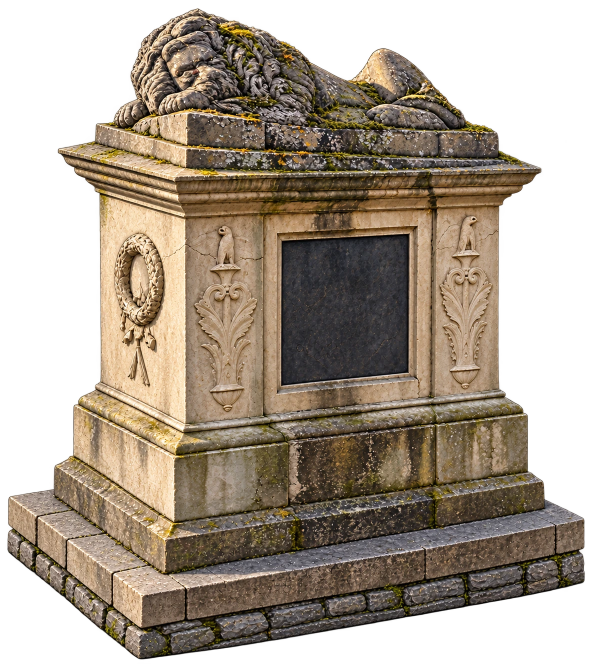
#> input picture assets/lion-ende-alpha8.webp, 1184 x 1328 px (shown at 1/2 size)
$ python prepare-flight-sprites.py ../assets/lion-ende-alpha8.webp ../assets/scenery-alpha8.webp ../assets/scenery-alpha8.webp
#> lines starting #> are read from the running program, lines starting #| are printed output that depends on the picture
"""Normalize approved flight cutouts into padded square runtime textures."""
import sys, json, hashlib
from pathlib import Path
from PIL import Image
root=Path(__file__).resolve().parents[1]
types=['shadowwing','gargoyle','stormwing']
if len(sys.argv)!=4: raise SystemExit('Usage: prepare-flight-sprites.py shadowwing.png gargoyle.png stormwing.png')
records={}
for kind,source in zip(types,sys.argv[1:]):
    source=Path(source); im=Image.open(source).convert('RGBA')
#> further down, im is the input picture: PIL image 1184x1328 RGBA; mean R, G, B, A 105.5, 90.4, 71.6, 163
    alpha=im.getchannel('A'); box=alpha.point(lambda p:255 if p>=16 else 0).getbbox()
#> after `alpha = im.getchannel('A')`:
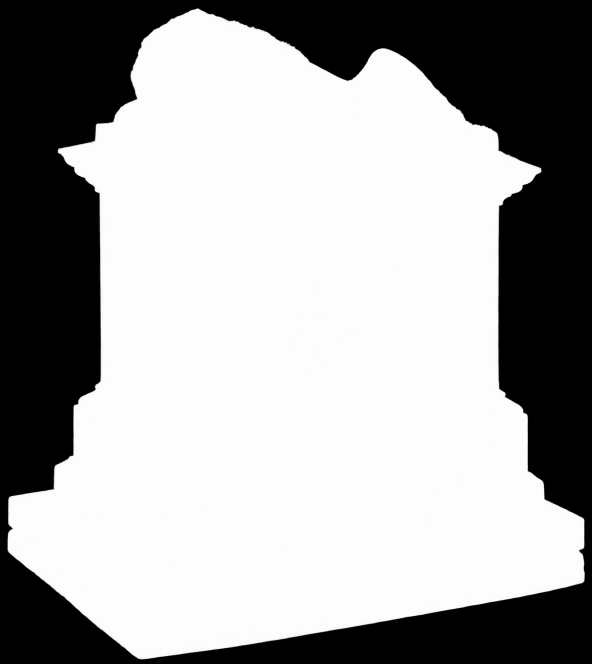
#> alpha: PIL image 1184x1328 L (shown at 1/2 size); min 0, max 254, mean 163
#> after `box = alpha.point(lambda p: 255 if p >= 16 else 0).getbbox()`: box = (14, 16, 1170, 1319)
    if not box: raise ValueError('Empty cutout: '+kind)
    im=im.crop(box); im.thumbnail((480,480),Image.Resampling.LANCZOS)
#> after `im = im.crop(box)`:
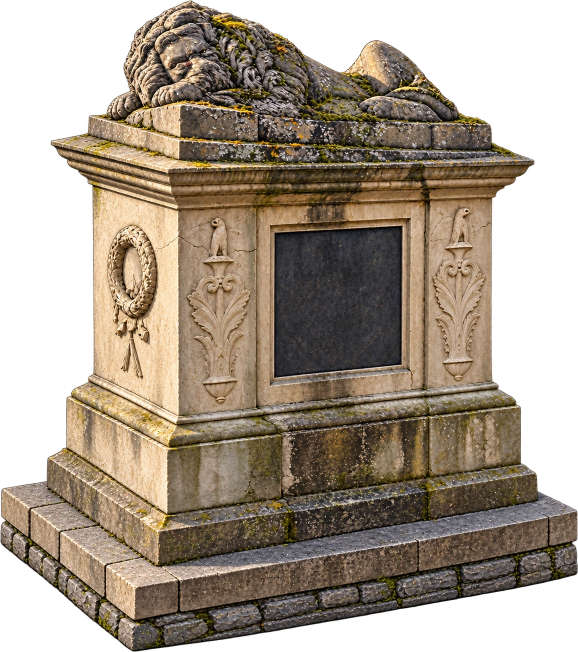
#> im: PIL image 1156x1303 RGBA (shown at 1/2 size); mean R, G, B, A 107.6, 92.2, 73.1, 170.1; transparent parts drawn white
#> after `im.thumbnail((480, 480), Image.Resampling.LANCZOS)`:
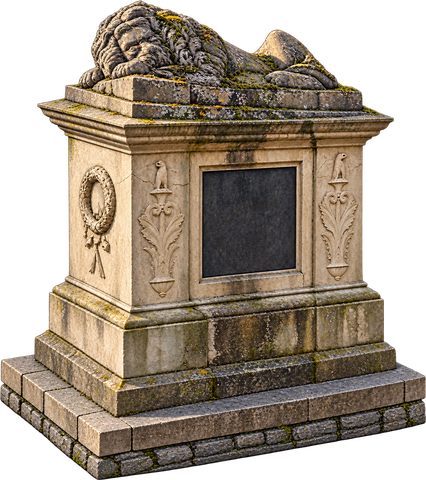
#> im: PIL image 426x480 RGBA; mean R, G, B, A 86.6, 74.2, 59.4, 170.2; transparent parts drawn white
    out=Image.new('RGBA',(512,512));out.alpha_composite(im,((512-im.width)//2,(512-im.height)//2))
#> after `out = Image.new('RGBA', (512, 512))`: out: PIL image 512x512 RGBA; every value is 0
#> after `out.alpha_composite(im, ((512 - im.width) // 2, (512 - im.height) // 2`:
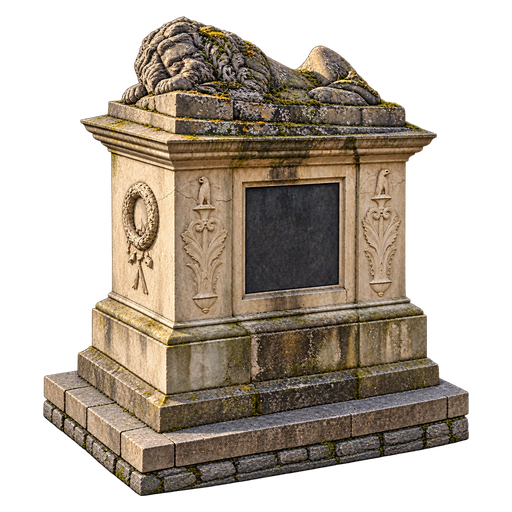
#> out: PIL image 512x512 RGBA; mean R, G, B, A 67.5, 57.8, 46.3, 132.7; transparent parts drawn white
    dest=root/'dist/assets/elemental'/f'{kind}-v1.webp';out.save(dest,'WEBP',quality=88,method=6)
    records[kind]={'source_sha256':hashlib.sha256(source.read_bytes()).hexdigest(),'crop':box,'size':[512,512],'asset':dest.name}
#> pass 2 of the loop `for kind,source in zip(types,sys.argv[1:]):`:
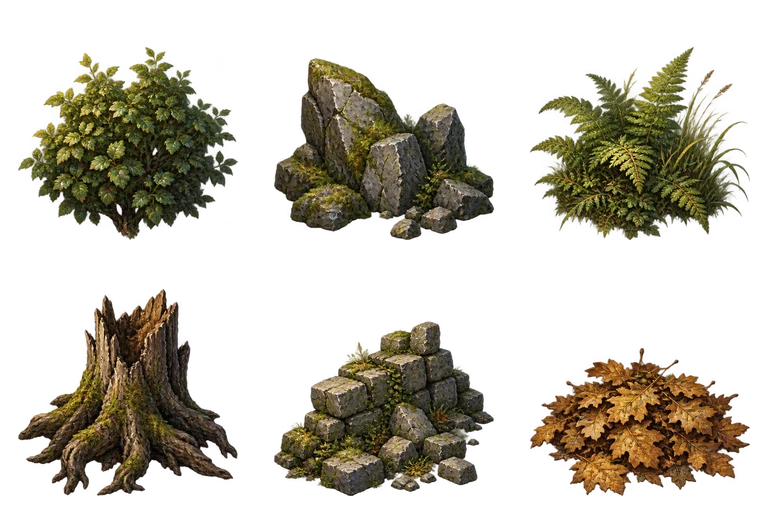
#> input picture assets/scenery-alpha8.webp, 768 x 512 px
#> im is the input picture: PIL image 768x512 RGBA; mean R, G, B, A 34.4, 29.6, 15.9, 85.9
#> `alpha = im.getchannel('A')`:
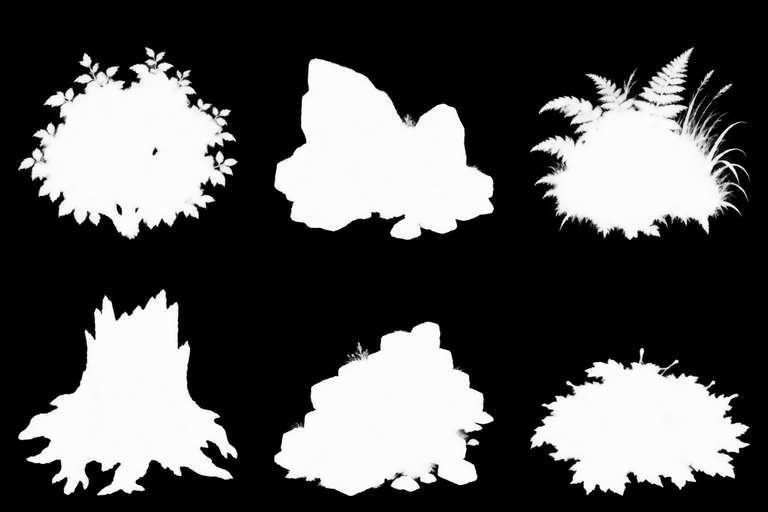
#> alpha: PIL image 768x512 L; min 0, max 255, mean 85.9
#> box = (18, 47, 750, 496)
#> im: PIL image 732x449 RGBA
#> im: PIL image 480x294 RGBA
#> `out.alpha_composite(im, ((512 - im.width) // 2, (512 - im.height) // 2`:
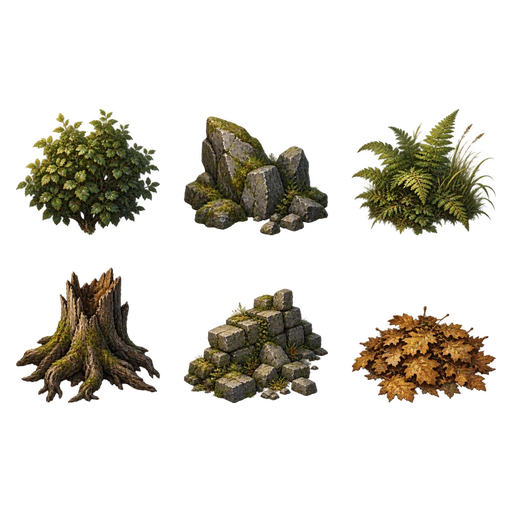
#> out: PIL image 512x512 RGBA; mean R, G, B, A 21, 18, 9.3, 55.4; transparent parts drawn white
(root/'dist/assets/elemental/flight-manifest.json').write_text(json.dumps(records,indent=2)+'\n')
